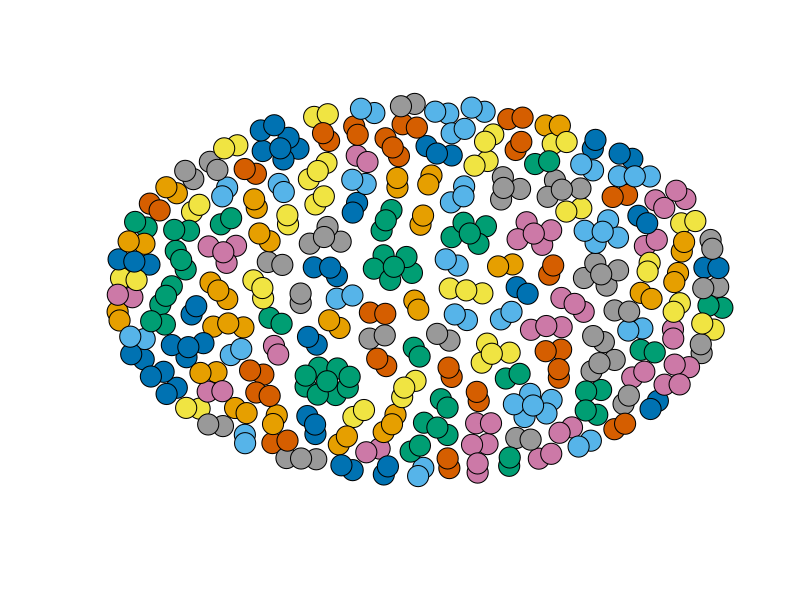
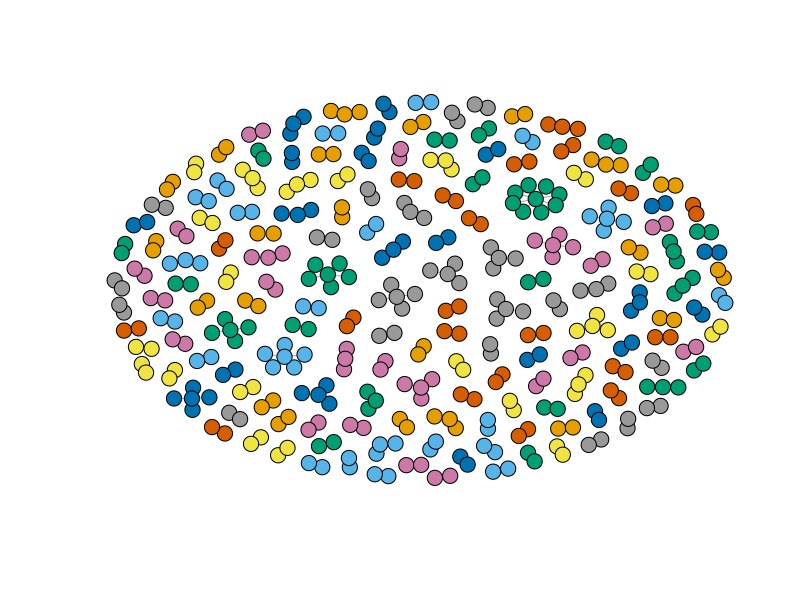
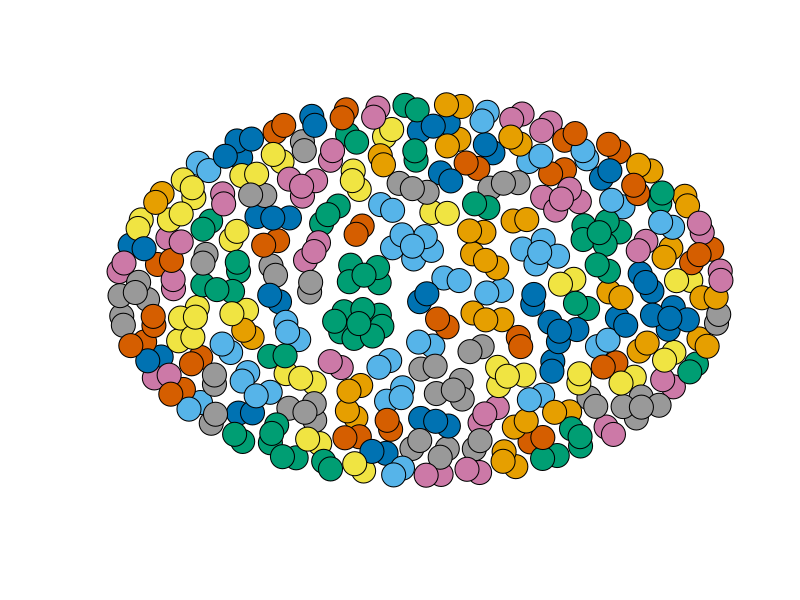

Here is the R script that generated these plots, in order:
folder = '/Users/Hila/Documents/ML/Targil3'
setwd(folder)
require(igraph)
ga.data = read.csv('NationalNames1.csv',header = T)
ga_names =  graph.data.frame(ga.data,directed = F)
summary(ga_names)
V(ga_names)$name

#Remove self-Loops is exist 
ga_names = simplify(ga_names)

#Calculate betweenness 
ga_bet = betweenness(ga_names)
ga_bet = sort(ga_bet,decreasing = T)
names(ga_bet[1])

#Calculate closeness 
ga_close = closeness(ga_names)
ga_close = sort(ga_close, decreasing = T)
names(ga_close[1])

#Calculate eigenvector
ga_eigen = evcent(ga_names)
ga_eigen = sort(ga_eigen$vector, decreasing = T)
names(ga_eigen[1])

#Find commuinty with Girvan-Newman community detection
fc = edge.betweenness.community(ga_names)

#Cheack what is the modularity
fc$modularity

#What partition is the best?
max(fc$modularity)
which.max(fc$modularity)

#Color nodes by partitions 
memb = membership(fc)
plot(ga_names, vertex.size=7, vertex.label=NA,
     vertex.color=memb, asp=FALSE)

#How many communities received
max(levels(as.factor(memb)))

#What size of each commuinty
summary(as.factor(memb))


#Find commuinty with Multi-Level algorithm
#This function implements the multi-level modularity optimization algorithm for finding community structure.
ml = multilevel.community(ga_names)

#Cheack what is the modularity
ml$modularity

#What partition is the best?
max(ml$modularity)
which.max(ml$modularity)

#Color nodes by partitions 
memb = membership(ml)
plot(ga_names, vertex.size=5, vertex.label=NA,
     vertex.color=memb, asp=FALSE)

#How many communities received
max(levels(as.factor(memb)))

#What size of each commuinty
summary(as.factor(memb))


#Find commuinty with propagating labels algorithm
#This is a fast, nearly linear time algorithm for detecting community structure in networks.
#In works by labeling the vertices with unique labels and then updating the labels by majority voting in the neighborhood of the vertex.
pl = label.propagation.community(ga_names)

#Cheack what is the modularity
pl$modularity

#What partition is the best?
max(pl$modularity)
which.max(pl$modularity)

#Color nodes by partitions 
memb = membership(pl)

plot(ga_names, vertex.size=8, vertex.label=NA,
     vertex.color=memb, asp=FALSE)

#How many communities received
max(levels(as.factor(memb)))

#What size of each commuinty
summary(as.factor(memb))